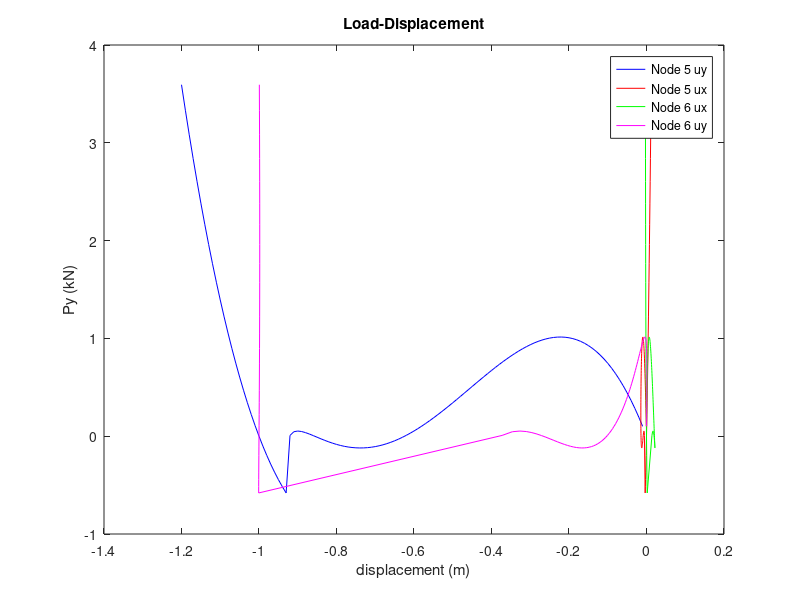
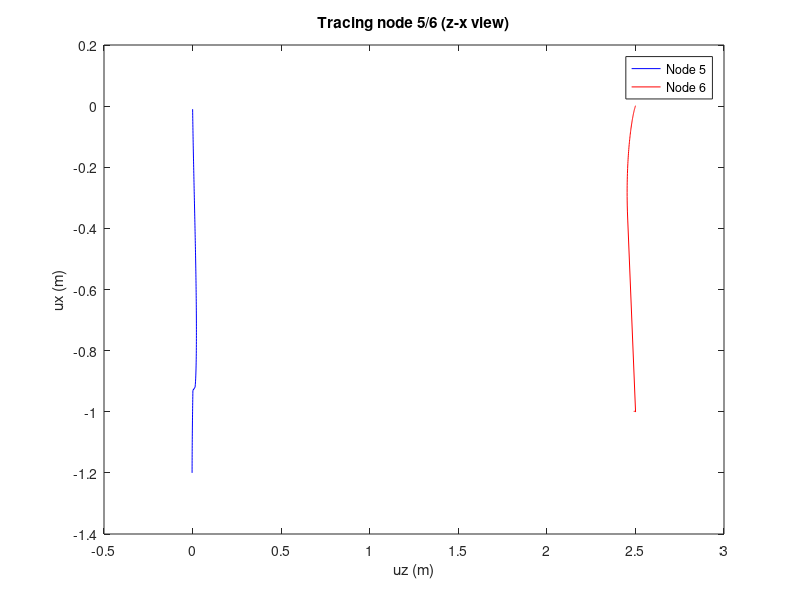

Here is the MATLAB script that generated these plots, in order:
% set initial conditions
EA = 2100;
nDof = 3;
I = eye(nDof);
u = [0,0,0,0,0,0];
Lavec = [5.5,0.5,1.25];
Lbvec = [5.5,0.5,3.75];
Lcvec = [5.5,0.5,-1.25];
Ldvec = [-4,0.5,1.25];
Levec = [-4,0.5,-3.75];
Lfvec = [-4,0.5,-1.25];
Lgvec = [0,0,-2.5];
La = sqrt(dot(Lavec,Lavec));
Lb = sqrt(dot(Lbvec,Lbvec));
Lc = sqrt(dot(Lcvec,Lcvec));
Ld = sqrt(dot(Ldvec,Ldvec));
Le = sqrt(dot(Levec,Levec));
Lf = sqrt(dot(Lfvec,Lfvec));
Lg = sqrt(dot(Lgvec,Lgvec));
Na = Lavec/La;
Nb = Lbvec/Lb;
Nc = Lcvec/Lc;
Nd = Ldvec/Ld;
Ne = Levec/Le;
Nf = Lfvec/Lf;
Ng = Lgvec/Lg;
P = [0,-.999,0,0,0,0];

% solution placeholders
Ans = zeros();
iter = zeros();

% initialize
ev = [0,1,0,0,0,0];
R = [0;0;0;0;0;0];
ka = EA/La*(Na'*Na);
kb = EA/Lb*(Nb'*Nb);
kc = EA/Lc*(Nc'*Nc);
kd = EA/Ld*(Nd'*Nd);
ke = EA/Le*(Ne'*Ne);
kf = EA/Lf*(Nf'*Nf);
kg = EA/Lg*(Ng'*Ng);
kt = [ka+kd+ke+kg,-kg;-kg,kb+kc+kf+kg];
gu = dot(ev,u)+0.01;
du0 = -(kt\R);
u1 = -(kt\P');
dlambda = -(gu+dot(ev,du0))/dot(ev,u1');
lambda = dlambda;
u = du0'+(u1*dlambda)';

% solve
for i = 1:120
    u(2) = 0-.01*i;
    for it = 1:1000
        lavec = Lavec+u(1:3);
        lbvec = Lbvec+u(4:6);
        lcvec = Lcvec+u(4:6);
        ldvec = Ldvec+u(1:3);
        levec = Levec+u(1:3);
        lfvec = Lfvec+u(4:6);
        lgvec = Lgvec+u(1:3)-u(4:6);
        la = sqrt(dot(lavec,lavec));
        lb = sqrt(dot(lbvec,lbvec));
        lc = sqrt(dot(lcvec,lcvec));
        ld = sqrt(dot(ldvec,ldvec));
        le = sqrt(dot(levec,levec));
        lf = sqrt(dot(lfvec,lfvec));
        lg = sqrt(dot(lgvec,lgvec));
        na = lavec/la;
        nb = lbvec/lb;
        nc = lcvec/lc;
        nd = ldvec/ld;
        ne = levec/le;
        nf = lfvec/lf;
        ng = lgvec/lg;
        straina = log(la/La);
        strainb = log(lb/Lb);
        strainc = log(lc/Lc);
        straind = log(ld/Ld);
        straine = log(le/Le);
        strainf = log(lf/Lf);
        straing = log(lg/Lg);
        fa = EA*straina;
        fb = EA*strainb;
        fc = EA*strainc;
        fd = EA*straind;
        fe = EA*straine;
        ff = EA*strainf;
        fg = EA*straing;
        ka = EA/La*(na'*na) + fa/la*(I - na'*na);
        kb = EA/Lb*(nb'*nb) + fb/lb*(I - nb'*nb);
        kc = EA/Lc*(nc'*nc) + fc/lc*(I - nc'*nc);
        kd = EA/Ld*(nd'*nd) + fd/ld*(I - nd'*nd);
        ke = EA/Le*(ne'*ne) + fe/le*(I - ne'*ne);
        kf = EA/Lf*(nf'*nf) + ff/lf*(I - nf'*nf);
        kg = EA/Lg*(ng'*ng) + fg/lg*(I - ng'*ng);
        kt = [ka+kd+ke+kg,-kg;-kg,kb+kc+kf+kg];
        K = kt*u';
        R(1:3) = P(1:3)'*lambda + fa*na'+fd*nd'+fe*ne'+fg*ng';
        R(4:6) = fb*nb'+fc*nc'+ff*nf'-fg*ng';
        if norm(R+gu) < 10*10^-12
            Ans(i,1) = [P(2)*lambda];
            Ans(i,2) = u(1);  
            Ans(i,3) = u(3);
            Ans(i,4) = u(4);
            Ans(i,5) = u(5);
            Ans(i,6) = u(6);
            iter(i) = it;
            break
        else
        gu = dot(ev,u)-(.0-.01*i);
        du0 = -(kt\R);
        u1 = -(kt\P');
        dlambda = -(gu+dot(ev,du0))/dot(ev,u1');
        lambda = lambda + dlambda;
        u = u+ du0'+(u1*dlambda)';
        end
    end
end

% plot load-displacement 
v = -0.01:-.01:-1.2;
figure
plot(v,Ans(:,1),'b',Ans(:,2),Ans(:,1),'r',Ans(:,3),Ans(:,1),'g',Ans(:,5),Ans(:,1),'m')
title('Load-Displacement')
xlabel('displacement (m)')
ylabel('Py (kN)')
legend('Node 5 uy','Node 5 ux','Node 6 ux','Node 6 uy')

% plot node 5/6 path (z-x view)
figure
plot(Ans(:,3),v,'b',Ans(:,6)+2.5,Ans(:,5),'r')
title('Tracing node 5/6 (z-x view)')
xlabel('uz (m)')
ylabel('ux (m)')
legend('Node 5','Node 6')



